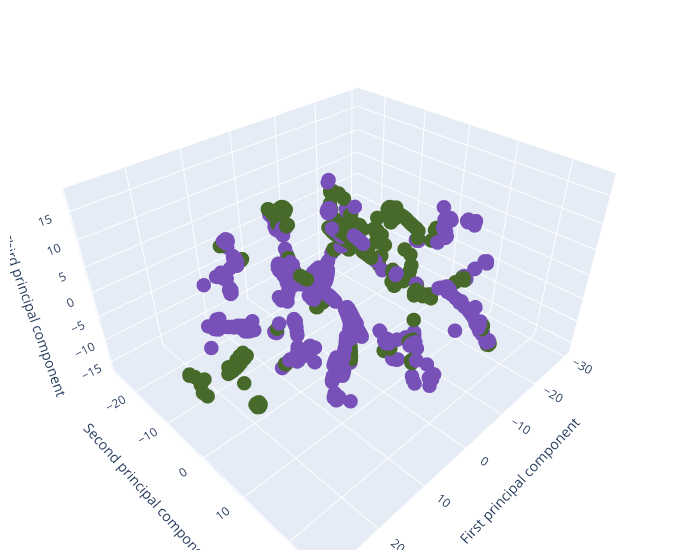

The notebook cell saved with this chart:
### Code cell
import plotly.graph_objects as go

x_data = to_cluster_df.drop(columns=['index','disk_id','label','cluster'])

# Reduce dimensions with t-SNE
tsne = TSNE(n_components=3, random_state=42) # set n_components to 3 for 3D
tsne_data = tsne.fit_transform(x_data)

# Prepare data for plotly
clusters = list(to_cluster_df['cluster'])
colors = ["#476A2A", "#7851B8", "#BD3430", "#4A2D4E", "#875525",
          "#A83683", "#4E655E", "#853541", "#3A3120", "#535D8E"]
color_map = [colors[i] for i in clusters]

# Create a 3D scatter plot
fig = go.Figure(data=[go.Scatter3d(
    x=tsne_data[:, 0],
    y=tsne_data[:, 1],
    z=tsne_data[:, 2],
    mode='markers',
    marker=dict(
        size=5,
        color=color_map,  # set color to an array/list of desired values
    ),
    text=clusters,  # assign the cluster labels as hovertext
)])

# Update layout for better view
fig.update_layout(scene = dict(
                    xaxis_title='First principal component',
                    yaxis_title='Second principal component',
                    zaxis_title='Third principal component'),
                    width=700,
                    margin=dict(r=20, b=10, l=10, t=10))

fig.show()

### Figure 1 — Plotly figure (JSON) as saved in the notebook; plotly's stock layout.template omitted (floating-point values rounded to 4 significant figures; data arrays with more than 128 entries replaced by an {"elided": "..."} marker saying what was removed)
{"data": [{"marker": {"color": {"elided": "2680 str values"}, "size": 5}, "mode": "markers", "text": {"elided": "2680 str values"}, "type": "scatter3d", "x": {"elided": "2680 float values"}, "y": {"elided": "2680 float values"}, "z": {"elided": "2680 float values"}}], "layout": {"margin": {"b": 10, "l": 10, "r": 20, "t": 10}, "scene": {"xaxis": {"title": {"text": "First principal component"}}, "yaxis": {"title": {"text": "Second principal component"}}, "zaxis": {"title": {"text": "Third principal component"}}}, "width": 700}}
